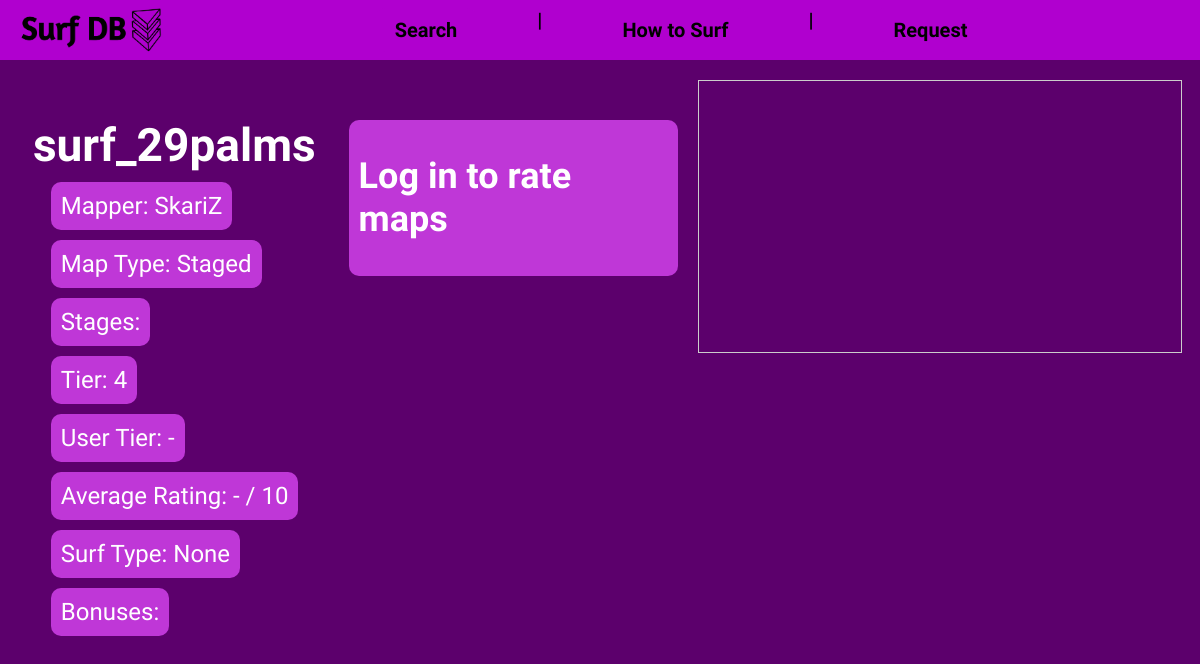
Page /map/surf_29palms on the earlier database version.
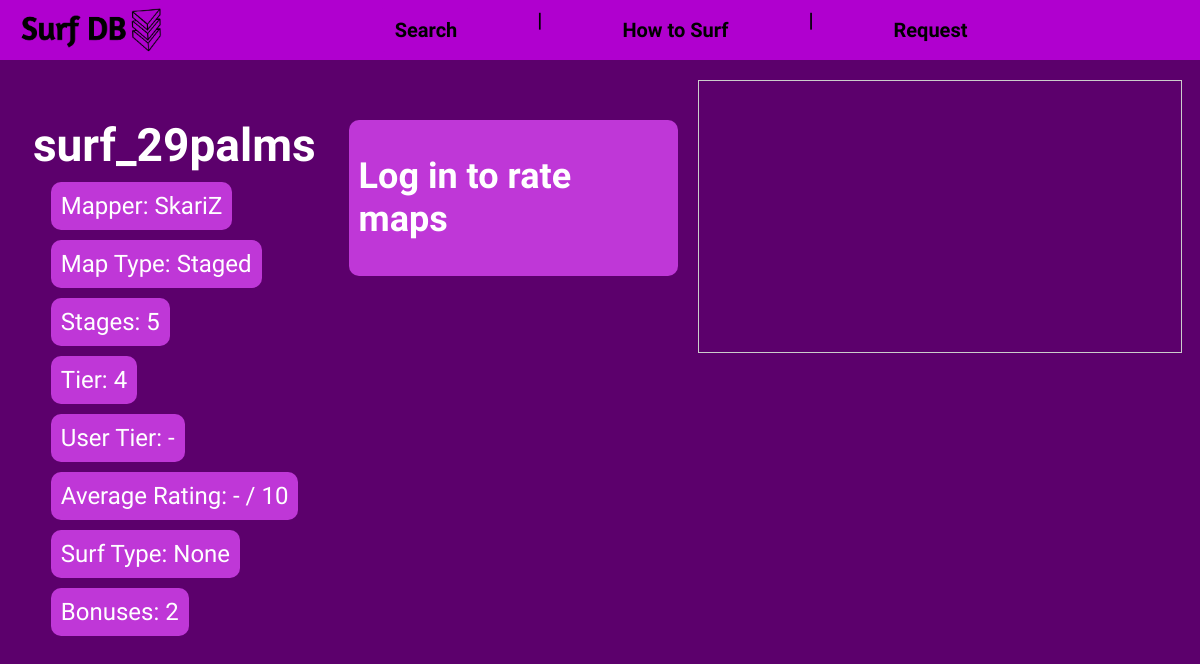
Same page on the later database version.
### tables this page shows
CREATE TABLE "maps" (
    map_id INTEGER PRIMARY KEY AUTOINCREMENT,
    name TEXT UNIQUE NOT NULL,
    tier INTEGER NOT NULL,
    type TEXT NOT NULL,
    mapper TEXT,
    youtube TEXT,
    stages TEXT,
    bonuses INTEGER
);

### app.py (the view, shortened to what this page needs)
@app.route('/map/<string:map_name>', methods=['GET', 'POST'])
def map_page(map_name):
    map_data = db.execute("""SELECT maps.*,
                                COUNT(ratings.map_id) AS rating_count,
                                AVG(ratings.rating) AS average_rating,
                                AVG(ratings.tier) AS usertier,
                                (SELECT surftype
                                    FROM ratings r
                                    WHERE r.map_id = maps.map_id
                                    GROUP BY surftype
                                    ORDER BY COUNT(surftype) DESC
                                    LIMIT 1) AS surftype
                            FROM maps
                            LEFT JOIN ratings ON maps.map_id = ratings.map_id
                            WHERE maps.name = ?
                            GROUP BY maps.map_id
                            """, map_name)
    if not map_data:
        return render_template('nomap.html')
    map_data = map_data[0]
    loggedin = False
    types = ['Unit', 'Tech', 'Maxvel', 'Combo', 'Other']
    if 'userid' in session:
        user_ratings = db.execute("SELECT * FROM ratings WHERE map_id =? AND userid =?", map_data['map_id'], session['userid'])
        user_data = user_ratings[0] if user_ratings else None
        loggedin = True
    else:
        user_data = None
    return render_template('map.html', map_data=map_data, user_data=user_data, loggedin=loggedin)

### templates/map.html (shortened to what this page needs)
{% extends "layout.html" %}
{% block main %}
<div>
    <div class="container3">
        <div class="results2">
            <h2 class="mapname">{{ map_data.name }}</h2>
            <p class="mapinfo">Mapper: {{ map_data.mapper }}</p>
            <p class="mapinfo">Map Type: {{ map_data.type }}</p>
            <p class="mapinfo">Stages: {{ map_data.stages }}</p>
            <p class="mapinfo">Tier: {{ map_data.tier }}</p>
            {% if map_data.get('usertier') == none %}
                <p class="mapinfo">User Tier: -</p>
            {% else %}
                <p class="mapinfo">User Tier: {{ map_data.usertier|float|round(1) }}</p>
            {% endif %}
            {% if map_data.average_rating == none %}
                <p class="mapinfo">Average Rating: - / 10</p>
            {% endif %}
            <p class="mapinfo">Surf Type: {{ map_data.surftype }}</p>
            <p class="mapinfo">Bonuses: {{ map_data.bonuses }}</p>
        </div>
        <div class="rate">
            {% if loggedin == true %}
                <h2 class="rateheading">Rate this map</h2>
                <form method="POST">
                    <div>
                        <label class="ratemargin" for="rating">Rating (1 decimal):</label>
                        <input class="rateform" type="number" id="rating" name="rating" min="1" max="10" step="0.1"> / 10
                    </div>
                    <div>
                        <label class="ratemargin" for="tier">Tier (1 decimal):</label>
                        <input class="rateform" type="number" id="tier" name="tier" min="1" max="8.9" step="0.1">
                    </div>
                    <div>
                        <label class="ratemargin" for="type">Surf type:</label>
                        <select class="rateform" id="type" name="type">
                        <option value="" disabled selected>Select</option>
                        <option value="Unit">Unit</option>
                        <option value="Tech">Tech</option>
                        <option value="Maxvel">Maxvel</option>
                        <option value="Combo">Combo</option>
                        <option value="Other">Other</option>
                        </select>
                    </div>
                    <button class="ratesubmit" type="submit">Save</button>
                </form>
            {% else %}
                <h2>Log in to rate maps</h2>
            {% endif %}
        </div>
        <div class="mapvid">
            <div class="video-container2">
                <iframe id="youtube-video" src="" allow="accelerometer; autoplay; clipboard-write; encrypted-media; gyroscope; picture-in-picture" allowfullscreen></iframe>
            </div>
        </div>
    </div>
</div>
{% endblock %}

Differences in the rows shown:
changed maps "surf_29palms": stages (not shown) → "5"; bonuses (not shown) → "2"
